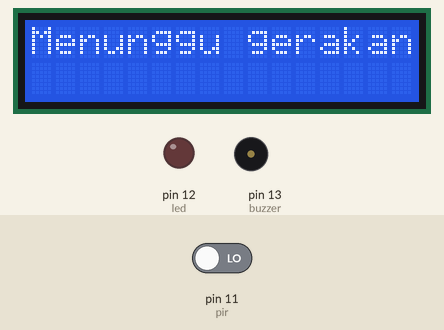
This sketch was run on a simulated Arduino Uno, built with avr-gcc and run on an emulated ATmega328P. Shown: 16×2 character LCD, output pins drawn as LEDs (lit = HIGH), buzzer (waves = sounding). Dashed ring = blinking. The test bench sets the inputs (shaded band); at power-on: pin 11 (pir) LOW.

Above: at 3.2 s.
3.3 s: pin 11 (pir) driven HIGH
At 3.41 s:
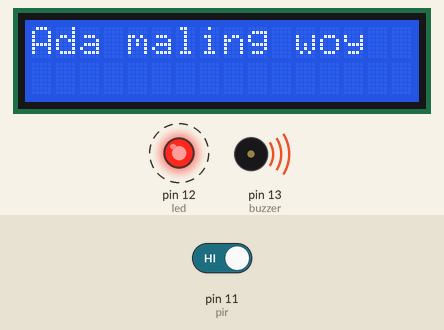
5.4 s: pin 11 (pir) driven LOW
At 5.62 s:
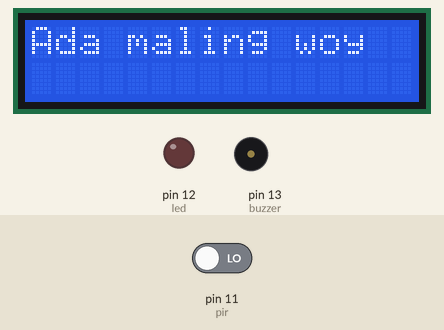
At 6.7 s:
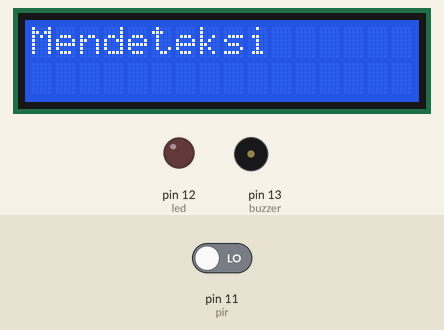
Timing chart, 0 to 8.4 s (numbered marks = the images above; inputs shaded):
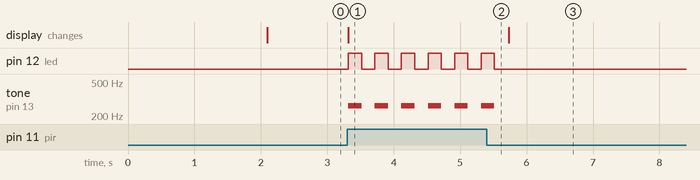

Measured:
- after the input at 3.3 s, pin 12 (led): alternates HIGH for 0.20 s and LOW for 0.20 s, starting at once; tone on pin 13 (buzzer): alternates 262 Hz for 0.20 s and silent for 0.20 s, starting at once; the display: changes at once (image 1)
- after the input at 5.4 s, pin 12 (led): goes on until 5.5 s, then stays LOW; tone on pin 13 (buzzer): goes on until 5.5 s, then stays silent

The sketch:

sketch.ino
```cpp
#include <Wire.h>
#include <LiquidCrystal_I2C.h>

LiquidCrystal_I2C lcd(0x27, 16, 2);

const int buzzer = 13;
const int led = 12;
const int pir = 11;
const int suara = 262;

bool deteksiGerakan = false;

void tampilkanPesanLCD(const char* pesan) {
  lcd.clear();
  lcd.setCursor(0, 0);
  lcd.print(pesan);
}

void setup(){
  lcd.init();
  lcd.backlight();

  pinMode(buzzer, OUTPUT);
  pinMode(led, OUTPUT);
  pinMode(pir, INPUT);

  digitalWrite(led, LOW);
  noTone(buzzer);

  tampilkanPesanLCD("Sistem Siap");
  delay(2000);
  tampilkanPesanLCD("Menunggu gerakan");
}

void loop(){
  int nilaiPir = digitalRead(pir);

  if(nilaiPir == HIGH){
    if(!deteksiGerakan){
      tampilkanPesanLCD("Ada maling woy");
      deteksiGerakan = true;
    }
    digitalWrite(led, HIGH);
    tone(buzzer, suara);
    delay(200);

    digitalWrite(led, LOW);
    noTone(buzzer);
    delay(200);

  } else {
    if(deteksiGerakan){
      tampilkanPesanLCD("Mendeteksi");
      deteksiGerakan = false;
    }

    digitalWrite(led, LOW);
    noTone(buzzer);
  }
}
```
